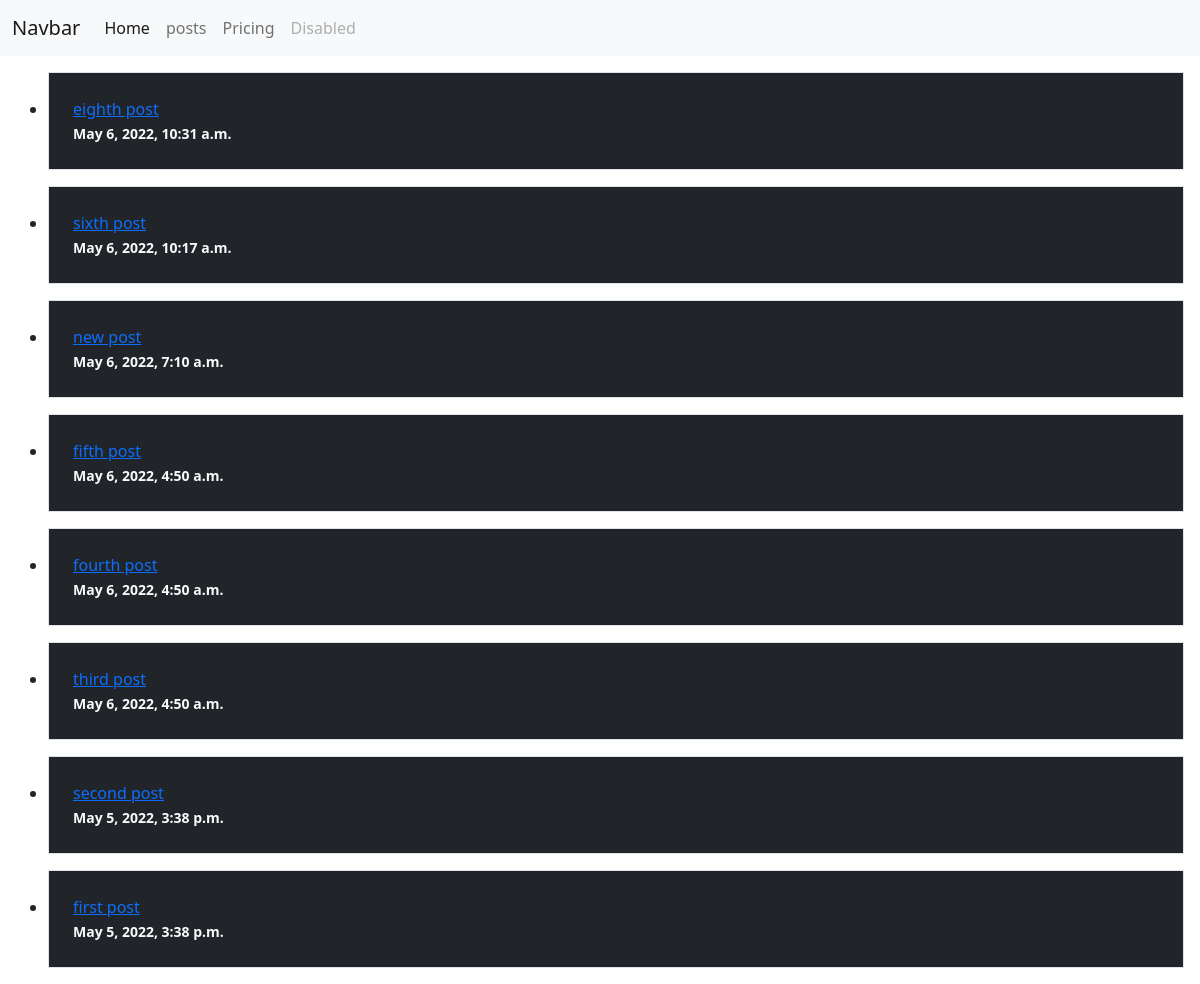
The page / on the database its author committed.
### blog/models.py (models this page shows, shortened)
class post(models.Model):
    title = models.CharField(max_length=225)
    content = models.TextField()
    published_date = models.DateTimeField(auto_now_add=True)
    slug=models.SlugField(blank=True,null=True)

### blog/views.py (the view)
# urls.py: path('',home_view,name="home"),
def home_view(request):
    post_list=post.objects.all().order_by('-published_date')
    context={'post_list':post_list,}
    return render(request,'blog/home.html',context)

### templates/blog/home.html
{% extends 'blog/base.html'%}
{% block content %}
    <div>
        <ul>
        {% for post in post_list %}
            <li class="border m-3 p-4 bg-dark" >
                <a href="{% url 'details' post.slug %}">{{post.title}}</a>
                <br>
        <strong><small class="text-light">{{post.published_date}}
        </small></strong>
        </li>
        {% endfor %}
        </ul>
    </div>
{% endblock %}

### templates/blog/base.html (shortened to what this page needs)
<!DOCTYPE html>
<html lang="en">
<head>
    <link href="https://cdn.jsdelivr.net/npm/bootstrap@5.1.3/dist/css/bootstrap.min.css" rel="stylesheet">
</head>
<body>
    <nav class="navbar navbar-expand-lg navbar-light bg-light">
        <div class="container-fluid">
          <a class="navbar-brand" href="#">Navbar</a>
          <div class="collapse navbar-collapse" id="navbarNav">
            <ul class="navbar-nav">
              <li class="nav-item">
                <a class="nav-link active" aria-current="page" href="{% url 'home'%}">Home</a>
              </li>
              <li class="nav-item">
                <a class="nav-link" href="#">posts</a>
              </li>
              <li class="nav-item">
                <a class="nav-link" href="#">Pricing</a>
              </li>
              <li class="nav-item">
                <a class="nav-link disabled">Disabled</a>
              </li>
            </ul>
          </div>
        </div>
      </nav>
      {% block content %}
      {% endblock %}
</body>
</html>

### rows shown on the page
post: title "eighth post", published_date "May 6, 2022, 10:31 a.m."
post: title "sixth post", published_date "May 6, 2022, 10:17 a.m."
post: title "new post", published_date "May 6, 2022, 7:10 a.m."
post: title "fifth post", published_date "May 6, 2022, 4:50 a.m."
post: title "fourth post", published_date "May 6, 2022, 4:50 a.m."
post: title "third post", published_date "May 6, 2022, 4:50 a.m."
post: title "second post", published_date "May 5, 2022, 3:38 p.m."
post: title "first post", published_date "May 5, 2022, 3:38 p.m."
